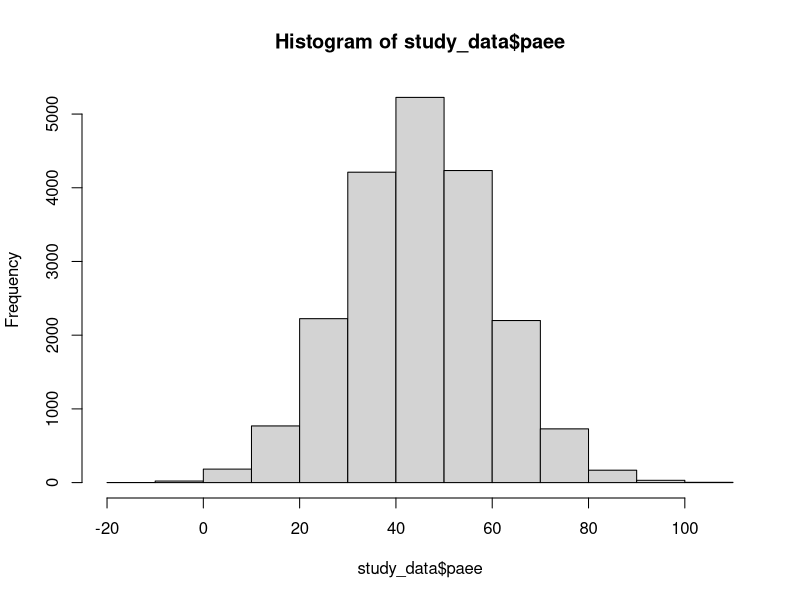

Here is the R script that generated this plot: (Note: this script raises an error after producing the figure.)
study_size = 20000
mean_paee = 45
std_dev_paee = 15

# generate the study data only once and use this for all experiments
# This is the main advantage over previous methods where the study data itself changes
# as the validation study instrument was changing
# Just a normal distribution

study_data = data.frame(paee =  rnorm(n = study_size, mean = mean_paee, sd = std_dev_paee))

hist(x=study_data$paee)

# assign people into an index level, the instrument error defines the amount of overlap in the levels
# what we do it add an error to each person's PAEE
# then create the equally sized index levels with cut_number
# the instrument error is essentially the amount of overlap / standard deviation 
# when we plot the indices, we see the overlap

instrument_error = 5
number_of_indices = 4

paee_errors = rnorm(n = study_size, mean = 0, sd = instrument_error)

study_data$paee_error = study_data$paee + paee_errors

study_data$index = cut_number(x = study_data$paee_error,n = number_of_indices, labels =FALSE)

print(ggplot(study_data,aes(x=paee,group=index,fill=factor(index)))+
        geom_histogram(position="identity",alpha=0.5,binwidth=1)+
        ggtitle(label = "Study data")+scale_fill_manual(values = c("red", "grey", "seagreen3","blue","cyan","pink","yellow","brown")))

aggregate(x = study_data$paee, list(study_data$index), mean)
aggregate(x = study_data$paee, list(study_data$index), sd)

# create validation study in the same way, assume population has same properties as actual study, just smaller
# again we plot to see the overlap

Validation_study_size = 100

validation_study_data = data.frame(paee =  rnorm(n = Validation_study_size, mean = mean_paee, sd = std_dev_paee))

paee_errors = rnorm(n = Validation_study_size, mean = 0, sd = instrument_error)

validation_study_data$paee_error = validation_study_data$paee + paee_errors

validation_study_data$index = cut_number(x = validation_study_data$paee_error,n = number_of_indices, labels =FALSE)

print(ggplot(validation_study_data,aes(x=paee,group=index,fill=factor(index)))+
        geom_histogram(position="identity",alpha=0.5,binwidth=1)+
        ggtitle(label = "Validation study data")+scale_fill_manual(values = c("red", "grey", "seagreen3","blue","cyan","pink","yellow","brown")))

